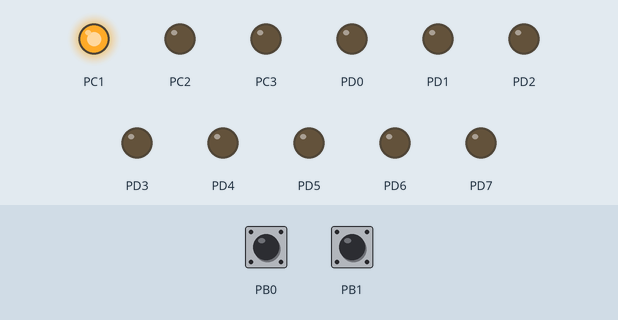
The program below on a simulated ATmega328P, built with avr-gcc and emulated at 16 MHz. On the bench: output pins drawn as LEDs (lit = HIGH). Inputs (shaded band) come from the test bench; at power-on: PB0 HIGH, PB1 HIGH.

Above: at 1.2 s.
1.3 s: PB0 pulled LOW for 0.15 s
At 1.6 s:
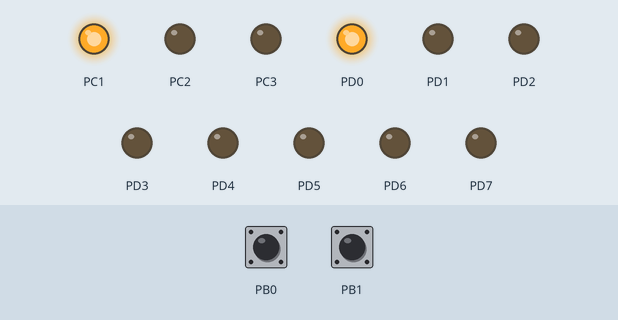
2.9 s: PB0 pulled LOW for 1 s
At 4.0 s:
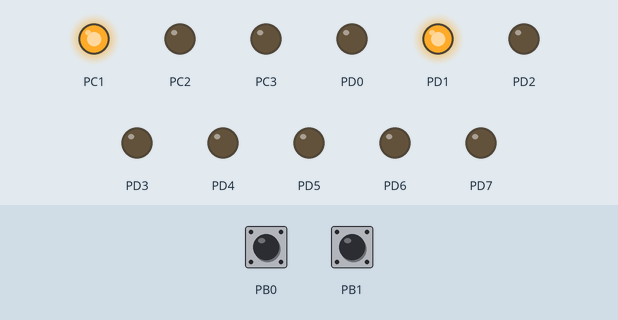
5.4 s: PB0 pulled LOW for 0.15 s
At 5.9 s:
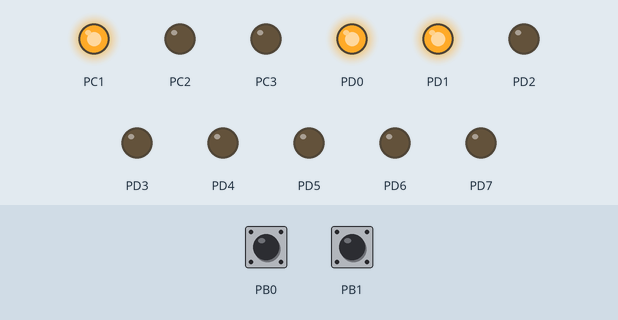
7.0 s: PB0 pulled LOW for 3.2 s
At 8.3 s:
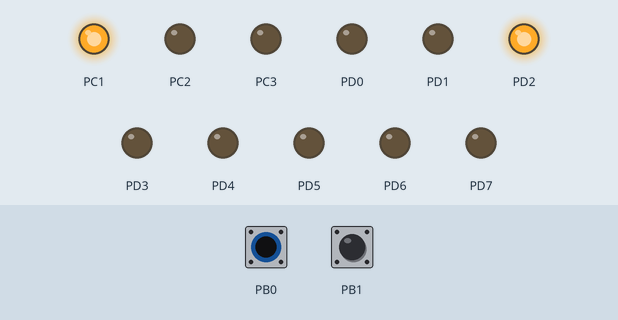
11.7 s: PB0 pulled LOW for 0.15 s
At 12.9 s:
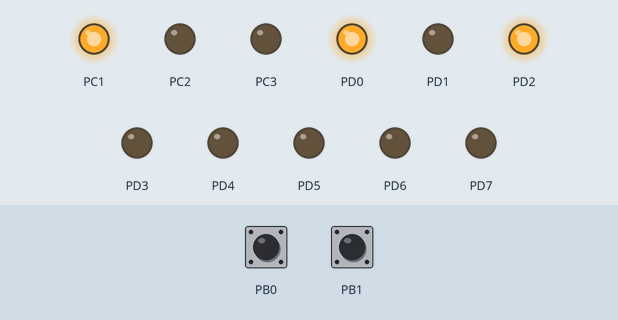
13.3 s: PB0 pulled LOW for 1 s
At 14.3 s:
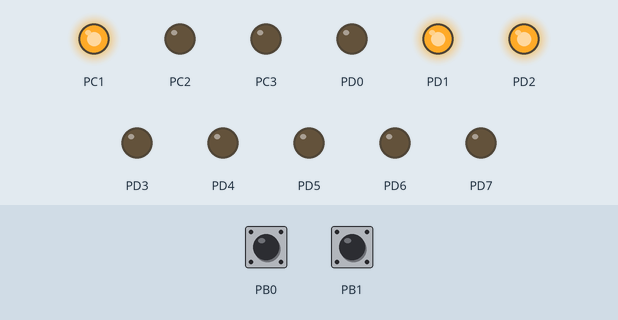
Timing chart, 0 to 16.3 s (numbered marks = the images above; inputs shaded):
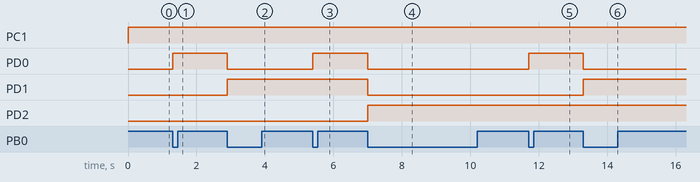

Measured:
- after the input at 1.3 s, PD0: LOW → HIGH at once
- after the input at 2.9 s, PD0: HIGH → LOW at once; PD1: LOW → HIGH at once
- after the input at 5.4 s, PD0: LOW → HIGH at once
- after the input at 7.0 s, PD0, PD1: HIGH → LOW at once; PD2: LOW → HIGH at once
- after the input at 11.7 s, PD0: LOW → HIGH at once
- after the input at 13.3 s, PD0: HIGH → LOW at once; PD1: LOW → HIGH at once

The program:

main.c
```c
/*UNIVERSIDAD DEL VALLE DE GUATEMALA
IE2023: PROGRAMACIÓN DE MICROCONTROLADORES
Laboratorio4.C
AUTOR: Jose Andrés Velásquez García
PROYECTO: Contador de 8 bits
HARDWARE: ATMEGA328P
CREADO: 8/04/2024
ÚLTIMA MODIFICACIÓN: 8/04/2024 10:54
*********************************/
#define F_CPU 16000000
//LIBRERIAS
#include <avr/io.h>
#include <avr/interrupt.h>
#include <util/delay.h>
#include <stdint.h>

uint8_t counter = 0;

//INICIO VA.
void initADC(void);

int main(void)
{
	cli();
	DDRC |= (1 << PINC1) | (1 << PINC2) | (1 << PINC3); //TRANSISTORES
	PORTC = 0;
	PORTC |= (1 << PORTC1);

	//LIEMPIAR PUERTOD
	DDRD = 0xFF;
	PORTD = 0;
	UCSR0B = 0;

	//ASIGNACIONES
	PORTB |= (1 << PINB0) | (1 << PINB1); //SALIDAS
	DDRB &= ~(1 << PINB0) | ~(1 << PINB1); //ENTRADAS


	initADC();
	sei();

	//loop
	while (1)
	{
		PORTD = counter;
	}
}

void initADC(void){
	PCICR |= (1 << PCIE0);
	PCMSK0 |= (1 << PCINT0) | (1 << PCINT1);
}

//operation decrementa incrementa
ISR (PCINT0_vect){
	if (!(PINB & (1 << PINB0))) {
		counter++;
		}else if (!(PINB & (1 << PINB1))) {
		counter--;
		}else{
		counter = counter;
	}
}
```
